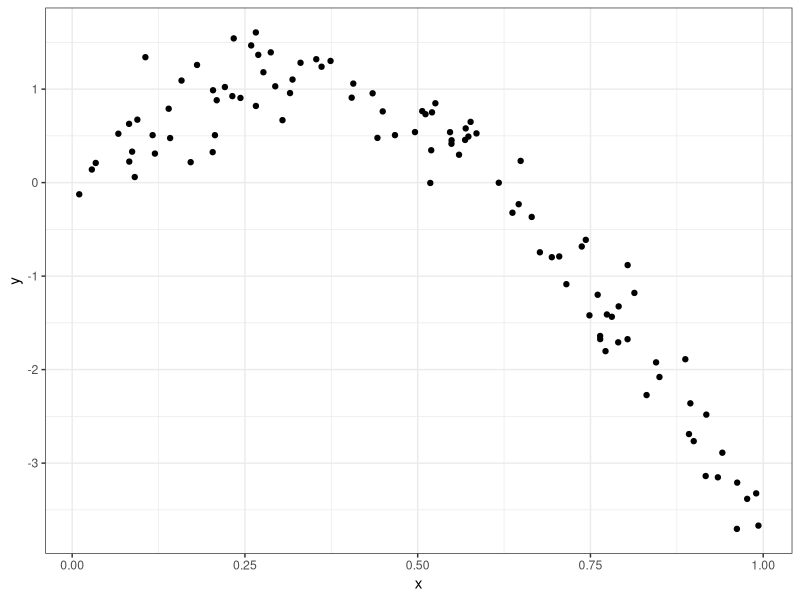
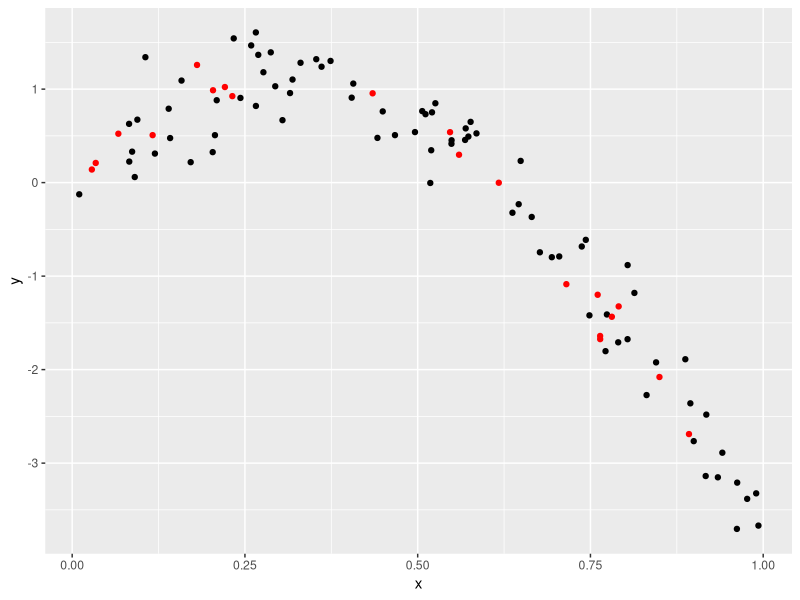
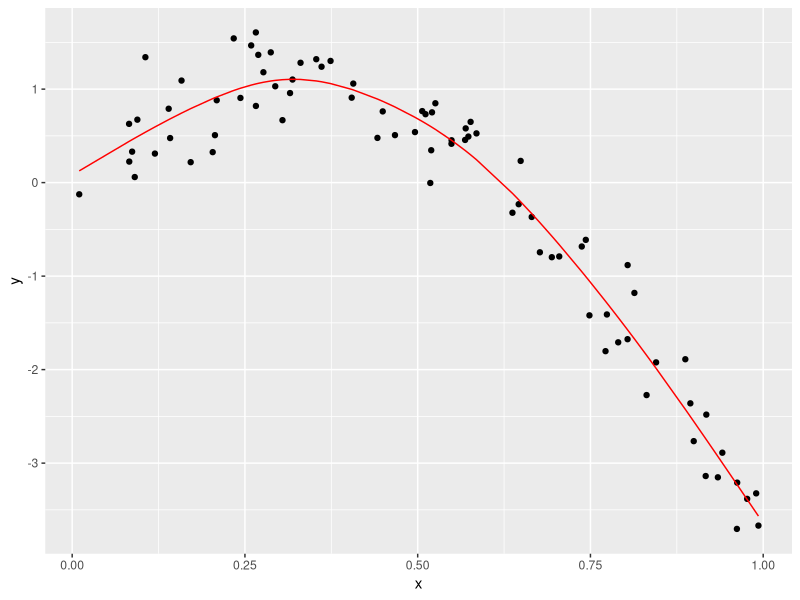
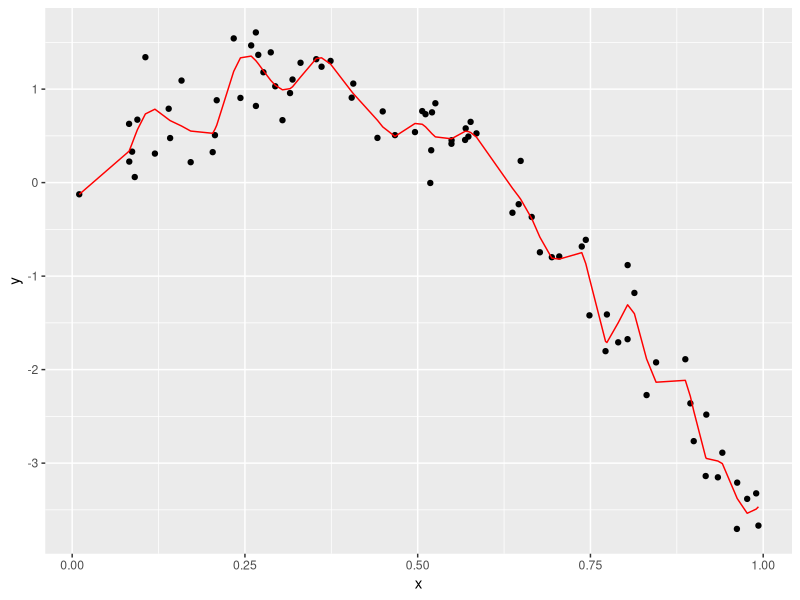
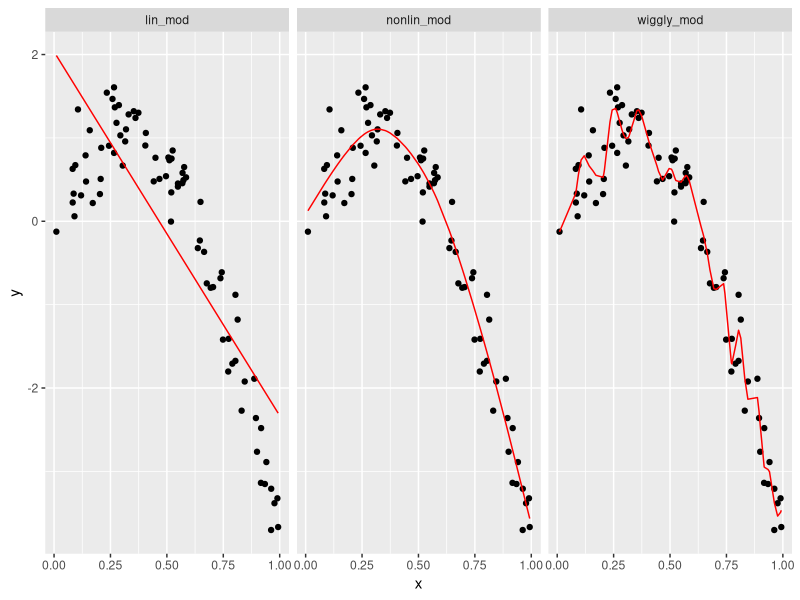

Write the R code that produced these figures, in order.
## ---- chunk 1
knitr::opts_chunk$set(echo = TRUE)
## ---- chunk 2
library(tidyverse)
library(modelr)
library(mgcv)
## ---- chunk 3
nonlin_df = tibble(
  id = 1:100,
  x = runif(100, 0, 1),
  y = 1 - 10 * (x - .3) ^ 2 + rnorm(100, 0, .3)
)

ggplot(nonlin_df, aes(x = x, y = y)) + geom_point() + theme_bw()

train_df = sample_n(nonlin_df, 80)
test_df = anti_join(nonlin_df, train_df, by = "id")

ggplot(train_df, aes(x = x, y = y)) + 
  geom_point() + 
  geom_point(data = test_df, color = "red")
## ---- chunk 4
lin_mod = lm(y ~ x, data = train_df)
nonlin_mod = mgcv::gam(y ~ s(x), data = train_df)
wiggly_mod = mgcv::gam(y ~ s(x, k = 30), sp = 10e-6, data = train_df)

train_df %>% 
  add_predictions(nonlin_mod) %>% 
  ggplot(aes(x = x, y = y)) + geom_point() + 
  geom_line(aes(y = pred), color = "red")

train_df %>% 
  add_predictions(wiggly_mod) %>% 
  ggplot(aes(x = x, y = y)) + geom_point() + 
  geom_line(aes(y = pred), color = "red")
## ---- chunk 5
train_df %>% 
  gather_predictions(lin_mod, nonlin_mod, wiggly_mod) %>% # add predictions all in one dataframe
  mutate(model = fct_inorder(model)) %>% 
  ggplot(aes(x = x, y = y)) + 
  geom_point() + 
  geom_line(aes(y = pred), color = "red") + 
  facet_wrap(~model)
## ---- chunk 6
# compute model quality for a given dataset - `root-mean-squared-error`
rmse(lin_mod, test_df)
rmse(nonlin_mod, test_df)
rmse(wiggly_mod, test_df)
## ---- chunk 7

